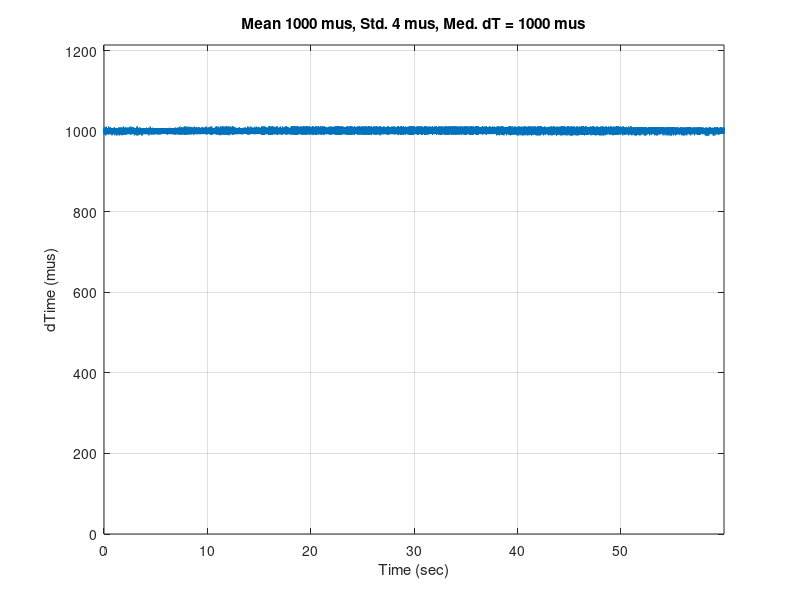

The MATLAB source for this figure: (Note: this script raises an error after producing the figure.)
clc, clear all
addpath ..\..\fcns\
%%

% motors are not turning
% load data_imu_42Hz.mat
% load data_imu_188Hz.mat
% load data_imu_gyro188Hz_acc98Hz.mat
load data_imu_184Hz_custom_filters.mat

multp_fig_nr = 2;

% index
ind.rc = 1:4;
ind.vel_M = 5:6;
ind.ang_M = 7:8;
ind.gyro = 9:11;
ind.acc = 12:14;
ind.rpy = 15:17;
ind.voltage_M = 18:19;
ind.sinarg = 20; % might be temporary
ind.current = 21:22;


Ts = mean(diff(data.time));

figure(1)
plot(data.time(1:end-1), diff(data.time * 1e6)), grid on
title( sprintf(['Mean %0.0f mus, ', ...
                'Std. %0.0f mus, ', ...
                'Med. dT = %0.0f mus'], ...
                mean(diff(data.time * 1e6)), ...
                std(diff(data.time * 1e6)), ...
                median(diff(data.time * 1e6))) )
xlabel('Time (sec)'), ylabel('dTime (mus)')
xlim([0 data.time(end-1)])
ylim([0 1.2*max(diff(data.time * 1e6))])


% figure(expand_multiple_figure_nr(2, multp_fig_nr))
% plot(data.time, data.values(:,ind.rc)), grid on
% ylabel('RC Data'), xlabel('Time (sec)')
% legend('Forward Speed', ...
%     'Turn Rate', ...
%     'Arming State', ...
%     'Scaled Period', ...
%     'Location', 'best')
% xlim([0 data.time(end)])
% ylim([-2 3])


figure(expand_multiple_figure_nr(3, multp_fig_nr))
ax(1) = subplot(311);
plot(data.time, data.values(:,ind.voltage_M)), grid on
ylabel('Voltage (V)')
ax(2) = subplot(312);
plot(data.time, data.values(:,ind.vel_M)), grid on
ylabel('Velocity (RPS)')
ax(3) = subplot(313);
plot(data.time, data.values(:,ind.ang_M)), grid on
ylabel('Rotation (ROT)'), xlabel('Time (sec)')
legend('Motor 1', ...
    'Motor 2', ...
    'Location', 'best')
linkaxes(ax, 'x'), clear ax
xlim([0 data.time(end)])


figure(expand_multiple_figure_nr(4, multp_fig_nr))
ax(1) = subplot(221);
plot(data.time, data.values(:,ind.gyro) * 180/pi), grid on
ylabel('Gyro (deg/sec)')
legend('Gyro X', ...
       'Gyro Y', ...
       'Gyro Z')
ax(2) = subplot(222);
plot(data.time, data.values(:,ind.acc) - 0*mean(data.values(:,ind.acc))), grid on
ylabel('Acc (m/s^2)')
legend('Acc X', ...
       'Acc Y', ...
       'Acc Z')
ax(3) = subplot(223);
plot(data.time, [data.values(:,ind.rpy), ...
                 cumtrapz(data.time, data.values(:,ind.gyro))] * 180/pi), grid on
ylabel('RPY (deg)')
ax(4) = subplot(224);
plot(data.time(1:end-1), diff(data.values(:,ind.gyro)) * 180/pi), grid on
ylabel('dRPY (deg)'), xlabel('Time (sec)')
linkaxes(ax, 'x'), clear ax
xlim([0 data.time(end)])
legend('dRoll', ...
       'dPitch', ...
       'dYaw')


% select data for spectras
data_for_spectras = data.values(:,[ind.gyro, ...
    ind.acc]);

data_for_spectras(:,1:3) = data_for_spectras(:,1:3) * 180/pi;

Nest     = round(2.5 / Ts);
koverlap = 0.5;
Noverlap = round(koverlap * Nest);
window   = hann(Nest);
[pxx, freq] = estimate_spectras(data_for_spectras, window, Noverlap, Nest, Ts);
spectras = sqrt(pxx); % power -> amplitude (dc needs to be scaled differently)


% scale spectras
spectras_dc = mean(spectras(freq < 5.0,:));
spectras = spectras * diag(1 ./ spectras_dc);

figure(expand_multiple_figure_nr(5, multp_fig_nr))
plot(freq, spectras(:,1:6)), grid on
set(gca, 'YScale', 'log')
set(gca, 'XScale', 'log')
title('Spectras'), ylabel('Gyro (deg/sec), Acc (m/s^2)'), xlabel('Frequency (Hz)')
legend('Gyro x', ...
    'Gyro y', ...
    'Gyro z', ...
    'Acc x', ...
    'Acc y', ...
    'Acc z', ...
    'Location', 'Best');

